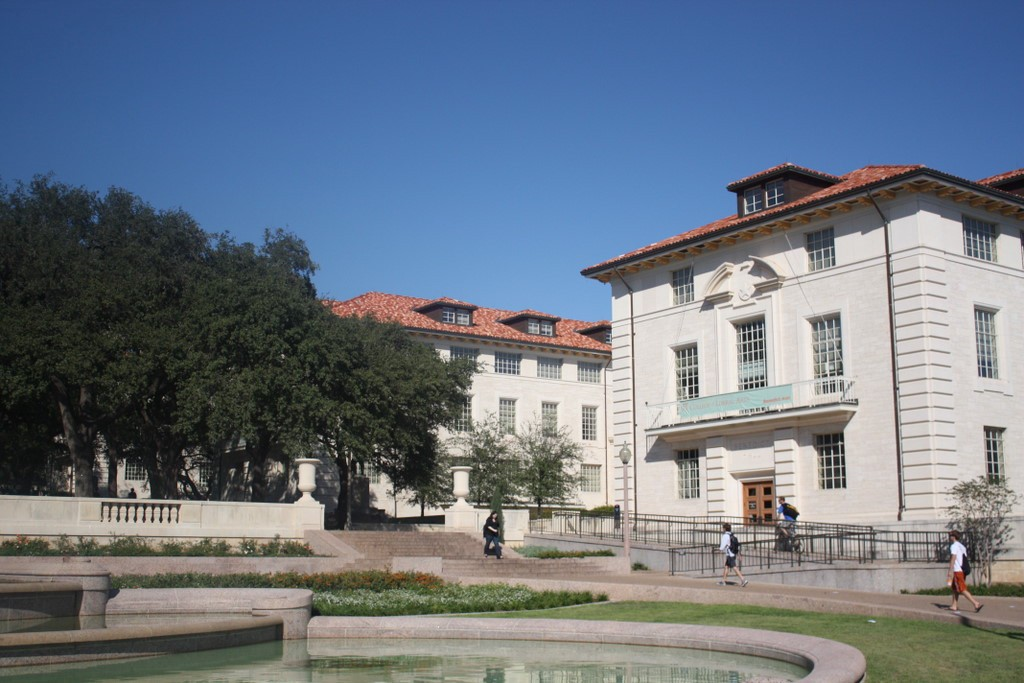
#> input picture exercises/part1/data/stitch_building01_1.png, 1024 x 683 px
$ jupyter execute '10. Local features – blob detectors.ipynb'
#> lines starting #> are read from the running program, lines starting #| are printed output that depends on the picture
# 10. Local features – blob detectors

[cell 1]
import numpy as np
import cv2
import matplotlib.pyplot as plt
import os

imagesDir = 'data' # Change this, according to your images' directory path

[cell 2]
new_img = cv2.imread(os.path.join(imagesDir, 'stitch_building01_1.png'))
#> new_img is the input picture: shape (683, 1024, 3); mean B, G, R 132.3, 118.7, 107.9
gray = cv2.cvtColor(new_img, cv2.COLOR_BGR2GRAY)
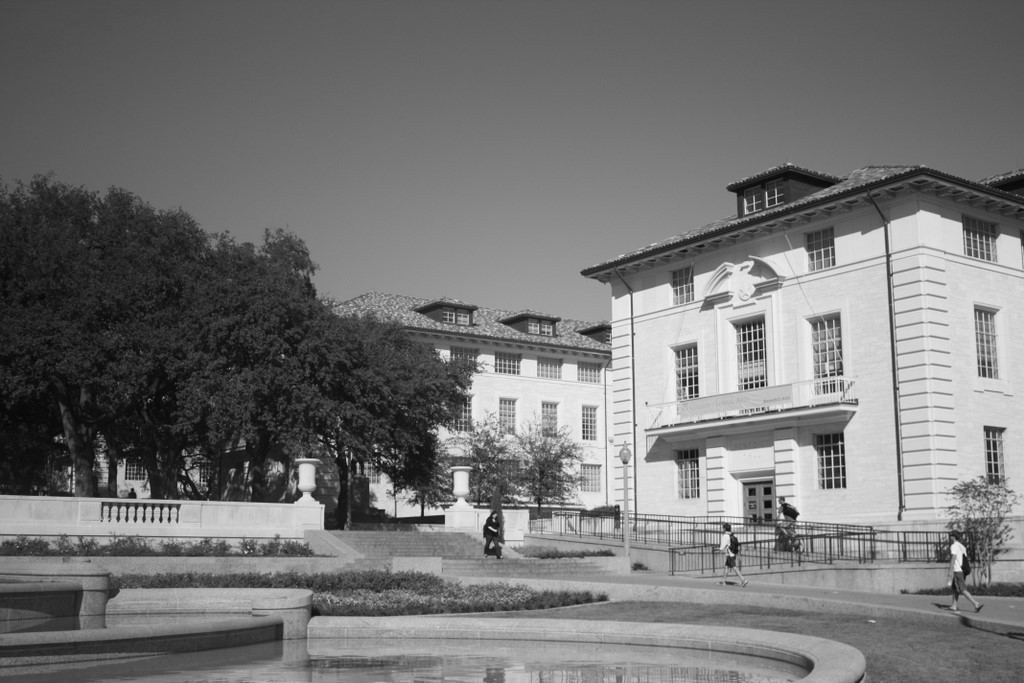
#> gray: shape (683, 1024); min 3, max 253, mean 117

plt.imshow(gray, cmap='gray')
plt.title('Original image')
plt.axis('off')
plt.show()

**a)** Use the SIFT blob detector to detect the keypoints in an image and show their position over the image, like in
figure 2. (note: to vis ualize the c ircle as sociated with eac h keypoint with a different c olor and a different radius - c orres ponding to the
s c ale of the keypoint – as well as the as sociated orientation, us e the following c all: c v.drawKeypoints (img,keypoints ,img,(- 1 ,- 1 ,- 1 ),
c v.D RA W_M A T C H E S_FL A G S_D RA W_RI C H _KE Y P O I N T S) ).

[cell 3]
# Initiate SIFT detector
sift = cv2.SIFT_create()

# find the keypoints
kp = sift.detect(gray,None)
#> kp = 4229 keypoints; strongest (x, y, size): (958, 550, 9.6), (490, 528, 2), (440, 520, 6.8), (376, 451, 1.8)

# draw the keypoints (with size and orientation)
sift_img = cv2.drawKeypoints(gray, kp, new_img, (-1, -1, -1), flags=cv2.DRAW_MATCHES_FLAGS_DRAW_RICH_KEYPOINTS)
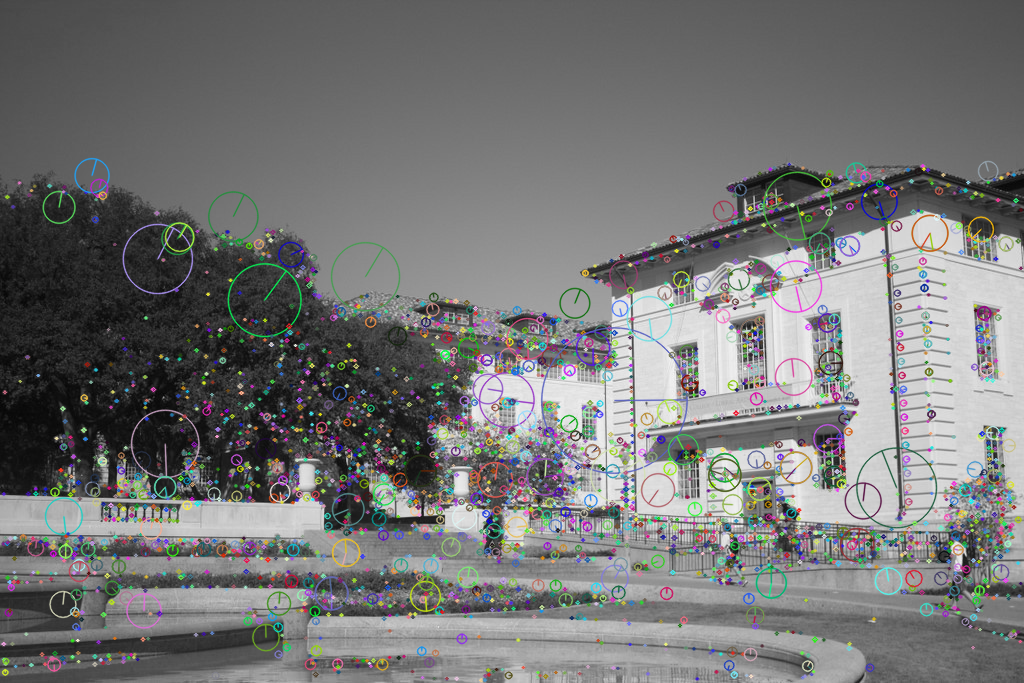
#> sift_img: shape (683, 1024, 3); mean B, G, R 117.5, 117.6, 117.3

plt.imshow(sift_img)
plt.title('SIFT')
plt.axis('off')
plt.show()

**b)** Use the ORB blob detector to detect the keypoints in an image and show their position over the image. (note: if your
program breaks with a "Python has stopped working" message, include the following statement before ORB execution:
cv.ocl.setUseOpenCL(False))

[cell 4]
# Initiate ORB detector
orb = cv2.ORB_create()

# find the keypoints with ORB
kp = orb.detect(new_img, None)
#> kp = 500 keypoints; strongest (x, y, size): (347, 385, 31), (923, 284, 31), (83, 431, 31), (923, 291, 31)

# compute the descriptors with ORB
kp, des = orb.compute(new_img, kp)

# draw only keypoints location, not size and orientation
orb_img = cv2.drawKeypoints(new_img, kp, None, (-1, -1, -1), flags=cv2.DRAW_MATCHES_FLAGS_DRAW_RICH_KEYPOINTS)
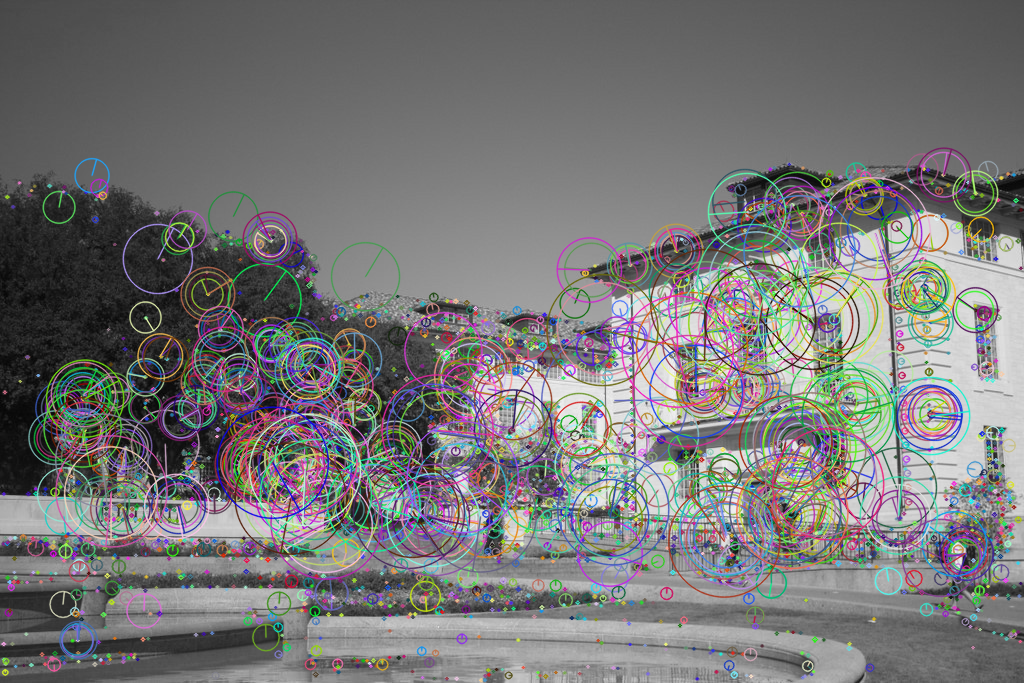
#> orb_img: shape (683, 1024, 3); mean B, G, R 118.2, 118, 118.5

plt.imshow(orb_img)
plt.title('Orb')
plt.axis('off')
plt.show()

$ run again, with exercises/part1/data/stitch_building01_2.png copied over exercises/part1/data/stitch_building01_1.png
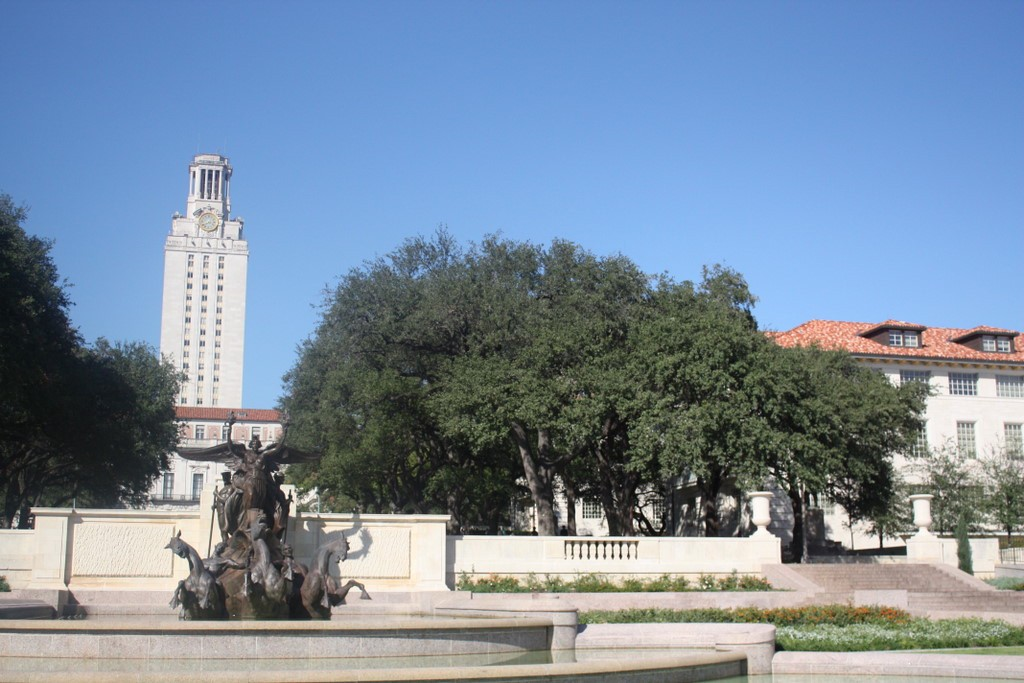
#> input picture exercises/part1/data/stitch_building01_2.png, 1024 x 683 px
#> new_img is the input picture: shape (683, 1024, 3); mean B, G, R 159.3, 139.8, 121.9
#> `kp = sift.detect(gray,None)`: kp = 5344 keypoints; strongest (x, y, size): (620, 556, 2.4), (612, 556, 2.2), (698, 499, 3.5), (772, 470, 2.8)
#> `sift_img = cv2.drawKeypoints(gray, kp, new_img, (-1, -1, -1), flags=cv..`:
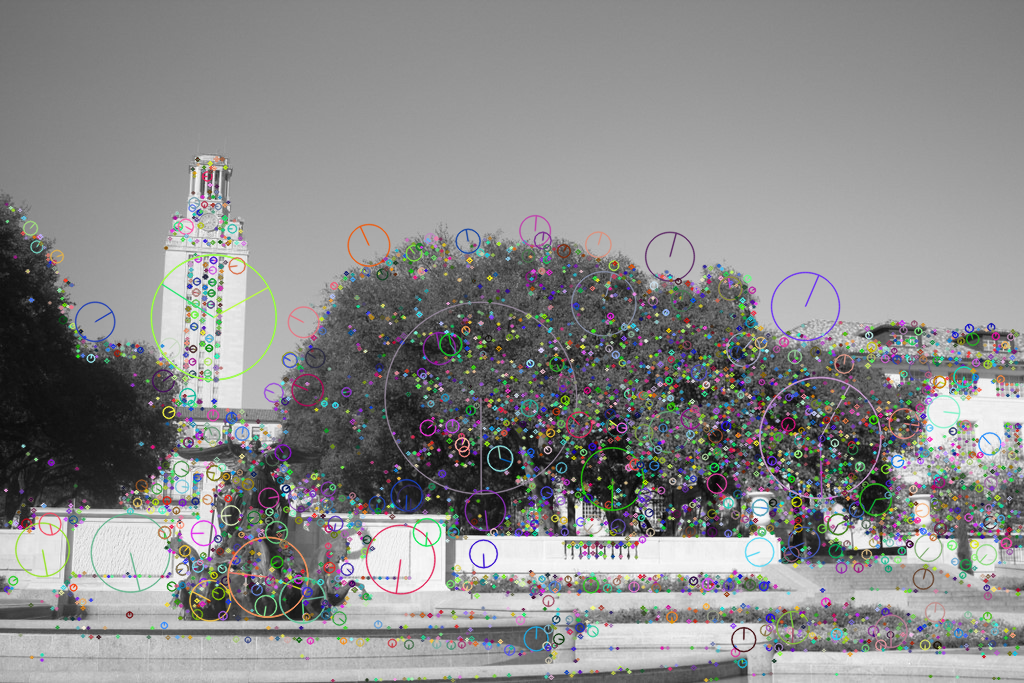
#> sift_img: shape (683, 1024, 3); mean B, G, R 137.8, 137.9, 137.8
#> `kp = orb.detect(new_img, None)`: kp = 500 keypoints; strongest (x, y, size): (912, 545, 31), (912, 543, 31), (910, 547, 31), (205, 278, 31)
#> `orb_img = cv2.drawKeypoints(new_img, kp, None, (-1, -1, -1), flags=cv2..`:
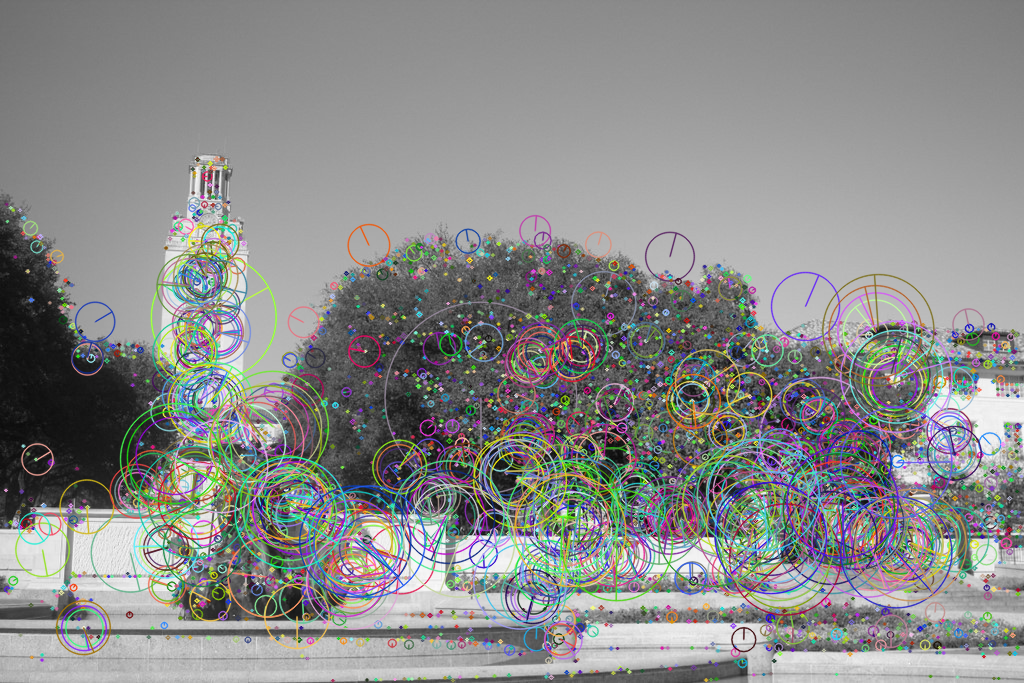
#> orb_img: shape (683, 1024, 3); mean B, G, R 137.6, 138.4, 137.6
